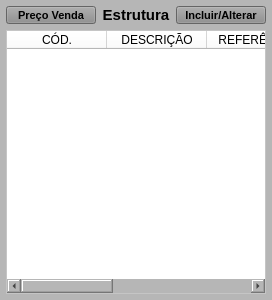
         <widget class="QWidget" name="widget_Estrutura" native="true">
          <property name="minimumSize">
           <size>
            <width>0</width>
            <height>300</height>
           </size>
          </property>
          <property name="styleSheet">
           <string notr="true">background-color: rgb(182, 182, 182);</string>
          </property>
          <layout class="QVBoxLayout" name="verticalLayout_9">
           <property name="leftMargin">
            <number>6</number>
           </property>
           <property name="topMargin">
            <number>6</number>
           </property>
           <property name="rightMargin">
            <number>6</number>
           </property>
           <property name="bottomMargin">
            <number>6</number>
           </property>
           <item>
            <widget class="QWidget" name="widget_19" native="true">
             <property name="minimumSize">
              <size>
               <width>0</width>
               <height>18</height>
              </size>
             </property>
             <property name="maximumSize">
              <size>
               <width>16777215</width>
               <height>18</height>
              </size>
             </property>
             <layout class="QHBoxLayout" name="horizontalLayout_15">
              <property name="leftMargin">
               <number>0</number>
              </property>
              <property name="topMargin">
               <number>0</number>
              </property>
              <property name="rightMargin">
               <number>0</number>
              </property>
              <property name="bottomMargin">
               <number>0</number>
              </property>
              <item>
               <widget class="QPushButton" name="btn_Custo">
                <property name="sizePolicy">
                 <sizepolicy hsizetype="Preferred" vsizetype="Preferred">
                  <horstretch>0</horstretch>
                  <verstretch>0</verstretch>
                 </sizepolicy>
                </property>
                <property name="minimumSize">
                 <size>
                  <width>90</width>
                  <height>0</height>
                 </size>
                </property>
                <property name="maximumSize">
                 <size>
                  <width>90</width>
                  <height>16777215</height>
                 </size>
                </property>
                <property name="font">
                 <font>
                  <pointsize>8</pointsize>
                  <weight>75</weight>
                  <bold>true</bold>
                 </font>
                </property>
                <property name="cursor">
                 <cursorShape>PointingHandCursor</cursorShape>
                </property>
                <property name="layoutDirection">
                 <enum>Qt::LeftToRight</enum>
                </property>
                <property name="autoFillBackground">
                 <bool>false</bool>
                </property>
                <property name="styleSheet">
                 <string notr="true">background-color: rgb(141, 141, 141);</string>
                </property>
                <property name="text">
                 <string>Preço Venda</string>
                </property>
                <property name="checkable">
                 <bool>false</bool>
                </property>
                <property name="autoDefault">
                 <bool>false</bool>
                </property>
                <property name="default">
                 <bool>false</bool>
                </property>
                <property name="flat">
                 <bool>false</bool>
                </property>
               </widget>
              </item>
              <item>
               <widget class="QLabel" name="label_Titulo_2">
                <property name="minimumSize">
                 <size>
                  <width>0</width>
                  <height>18</height>
                 </size>
                </property>
                <property name="maximumSize">
                 <size>
                  <width>16777215</width>
                  <height>18</height>
                 </size>
                </property>
                <property name="font">
                 <font>
                  <pointsize>11</pointsize>
                  <weight>75</weight>
                  <bold>true</bold>
                 </font>
                </property>
                <property name="text">
                 <string>Estrutura</string>
                </property>
                <property name="alignment">
                 <set>Qt::AlignCenter</set>
                </property>
               </widget>
              </item>
              <item>
               <widget class="QPushButton" name="btn_Estrut">
                <property name="sizePolicy">
                 <sizepolicy hsizetype="Preferred" vsizetype="Preferred">
                  <horstretch>0</horstretch>
                  <verstretch>0</verstretch>
                 </sizepolicy>
                </property>
                <property name="minimumSize">
                 <size>
                  <width>90</width>
                  <height>0</height>
                 </size>
                </property>
                <property name="maximumSize">
                 <size>
                  <width>90</width>
                  <height>16777215</height>
                 </size>
                </property>
                <property name="font">
                 <font>
                  <pointsize>8</pointsize>
                  <weight>75</weight>
                  <bold>true</bold>
                 </font>
                </property>
                <property name="cursor">
                 <cursorShape>PointingHandCursor</cursorShape>
                </property>
                <property name="layoutDirection">
                 <enum>Qt::LeftToRight</enum>
                </property>
                <property name="autoFillBackground">
                 <bool>false</bool>
                </property>
                <property name="styleSheet">
                 <string notr="true">background-color: rgb(141, 141, 141);</string>
                </property>
                <property name="text">
                 <string>Incluir/Alterar</string>
                </property>
                <property name="checkable">
                 <bool>false</bool>
                </property>
                <property name="autoDefault">
                 <bool>false</bool>
                </property>
                <property name="default">
                 <bool>false</bool>
                </property>
                <property name="flat">
                 <bool>false</bool>
                </property>
               </widget>
              </item>
             </layout>
            </widget>
           </item>
           <item>
            <widget class="QTableWidget" name="table_Estrutura">
             <property name="sizePolicy">
              <sizepolicy hsizetype="Preferred" vsizetype="Preferred">
               <horstretch>0</horstretch>
               <verstretch>0</verstretch>
              </sizepolicy>
             </property>
             <property name="font">
              <font>
               <pointsize>8</pointsize>
              </font>
             </property>
             <property name="styleSheet">
              <string notr="true">background-color: rgb(255, 255, 255);</string>
             </property>
             <column>
              <property name="text">
               <string>CÓD.</string>
              </property>
             </column>
             <column>
              <property name="text">
               <string>DESCRIÇÃO</string>
              </property>
             </column>
             <column>
              <property name="text">
               <string>REFERÊNCIA</string>
              </property>
             </column>
             <column>
              <property name="text">
               <string>UM</string>
              </property>
             </column>
             <column>
              <property name="text">
               <string>QTDE</string>
              </property>
             </column>
            </widget>
           </item>
          </layout>
         </widget>
